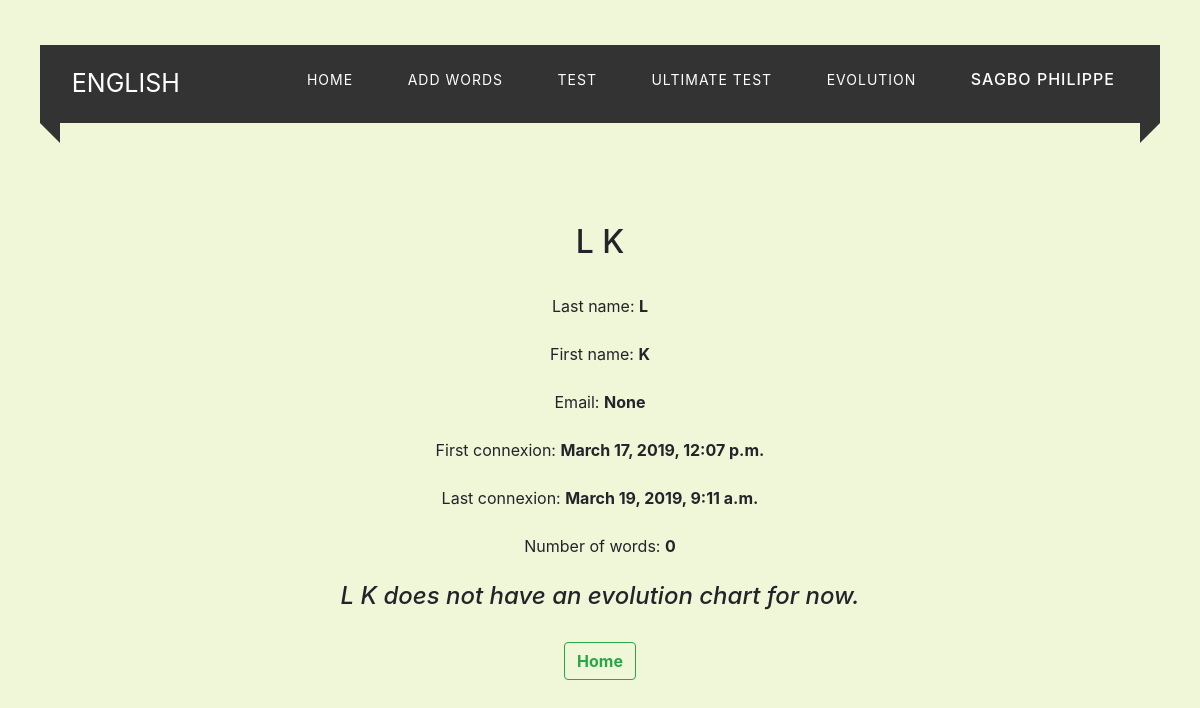
Page /admin_affiche_graphe/L K/ (signed in) on the committed database.
### dico/models.py (models this page shows, shortened)
class NumberWord(models.Model):
    number = models.IntegerField(default=0)
    prof = models.CharField(max_length=30, default="")
    groupe_admin = models.BooleanField(default=False)
    username = models.CharField(max_length=100)
    taille_max = models.IntegerField(default=5)
    taille_ultime = models.IntegerField(default=10)
    first_connexion = models.DateTimeField(default=timezone.now)
    last_connexion = models.DateTimeField(default=timezone.now)

### dico/views.py (the view)
# urls.py: path("admin_affiche_graphe/<str:username>/", views.admin_affiche_graphe, name="admin_affiche_graphe"),
@login_required(login_url='connexion')
def admin_affiche_graphe(request, username):
    user = User.objects.get(username=username)
    number = NumberWord.objects.get(username=username)
    a = NumberWord.objects.get(username=str(request.user))
    schema = False
    xabs = []
    yord = []
    if UltimateScore.objects.get_or_create(username=username)[1] == False:
        SCORES = UltimateScore.objects.get(username=username)
        if len(SCORES.score.all()) > 1:
            point1 = UltimateScore.objects.get_or_create(username=username)[0]
        else:
            schema = True
    else:
        schema = True
    return render(request, "dico/admin_affiche_graphe.html", locals())

### dico/templates/dico/admin_affiche_graphe.html (shortened to what this page needs)
{% extends "dico/base.html" %}
{% load static %}
{% block content %}
<h2>{{ username }}</h2> </br>
Last name: <strong>{{ user.last_name|upper }}</strong> </br> </br>
First name: <strong>{{ user.first_name|upper }}</strong> </br> </br>
Email: <strong>{% if user.email == '' %}
None
{% else %}
{{ user.email }}
{% endif %}</strong> </br></br>
First connexion: <strong>{{ number.first_connexion }}</strong> </br></br>
Last connexion: <strong>{{ number.last_connexion }}</strong> </br></br>
Number of words: <strong>{{ number.number }}</strong> </br> </br>
{% if schema %}
<h4><em>{{ username }} does not have an evolution chart for now.</em></h4>
<a class="btn btn-outline-success my-2 my-sm-0" href="{% url 'admin_accueil' %}" ><strong>Home</strong></a>
{% else %}
<img src="{{ point1.image.url }}">
{% endif %}
{% endblock %}

### dico/templates/dico/base.html (shortened to what this page needs)
{% load static %}
<!DOCTYPE html>
<html>
<head>
	<link rel="stylesheet" href="{% static 'bootstrap/dist/css/bootstrap.min.css' %}">
	<link rel="stylesheet" href="{% static 'dico/style_base.css' %}">
</head>
	<body>
		{% block nav %}
		<div class="custom-padding">
			<nav>
				<div class="logo">English</div>
				<ul class="menu-area">
					{% if a.groupe_admin %}
					<li><a href="{% url 'admin_accueil' %}">Home</a></li>
					<li><a href="{% url 'account' %}"><h6>{{ request.user|truncatewords:10 }}</h6></a></li>
					{% else %}
					<li><a href="{% url 'accueil' %}">Home</a></li>
					<li><a href="{% url 'append_word' %}">Add words</a></li>
					<li><a href="{% url 'test' %}">Test</a></li>
					<li><a href="{% url 'ul_test' %}">Ultimate Test</a></li>
					<li><a href="{% url 'affiche_graphe' %}">Evolution</a></li>
					<li><a href="{% url 'account' %}"><h6>{{ request.user|truncatewords:10 }}</h6></a></li>
					{% endif %}
				</ul>
			</nav>
		</div>
		{% endblock %}
	{% block content %}{% endblock %}
	</body>
</html>

### dico/static/dico/style_base.css (style rules this page uses)
body { text-align: center; padding-top: 10px; background-size: cover; -webkit-background-size:cover; height: 100vh; background-color: #F0F6D8; margin: 10px; }
.menu-area li a { text-decoration: none color: #fff; letter-spacing: 1px; text-transform: uppercase; display: block; padding: 0 25px; font-size: 14px; line-height: 30px; position: relative; z-index: 1; }
.menu-area li { list-style: none; display: inline-block; }
.custom-padding { padding-top: 25px; }
nav { position: relative; padding: 20px 20px 10px 10px; text-align: right; z-index: 1; background: #333; margin: 0 auto; margin-bottom: 100px; width: calc(100% - 60px); }
.logo { width: 15%; float: left; text-transform: uppercase; color: #fff; font-size: 25px; text-align: left; padding-left: 2%; }
nav:before { position: absolute; content: ''; left: 0; top: 100%; border-top: 10px solid #333; border-right: 10px solid #333; border-left: 10px solid transparent; border-bottom: 10px solid transparent; }
nav:after { position: absolute; content: ''; border-top: 10px solid #333; border-left: 10px solid #333; border-right: 10px solid transparent; border-bottom: 10px solid transparent; top: 100%; right: 0; }
.menu-area li a { color: white; }
a { text-decoration: none; color: black; }

### rows in the picture
NumberWord: first_connexion "March 17, 2019, 12:07 p.m.", last_connexion "March 19, 2019, 9:11 a.m.", number "0"

### other values in the picture
{{ request.user|truncatewords:10 }} "SAGBO PHILIPPE"
{{ username }} "L K"
{{ user.last_name|upper }} "L"
{{ user.first_name|upper }} "K"
